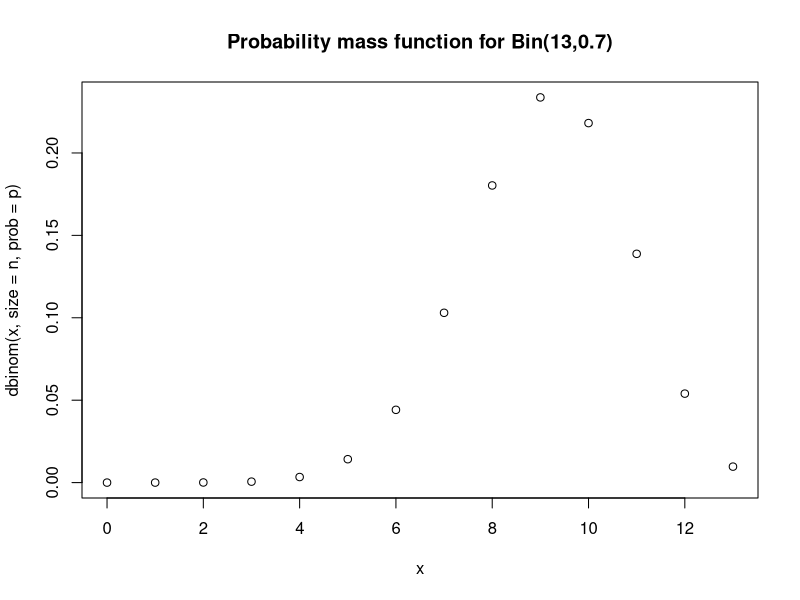
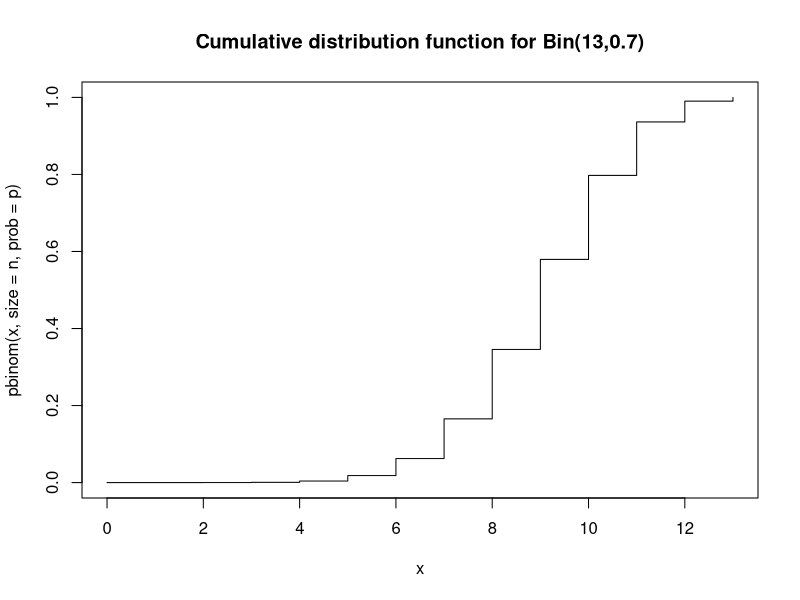
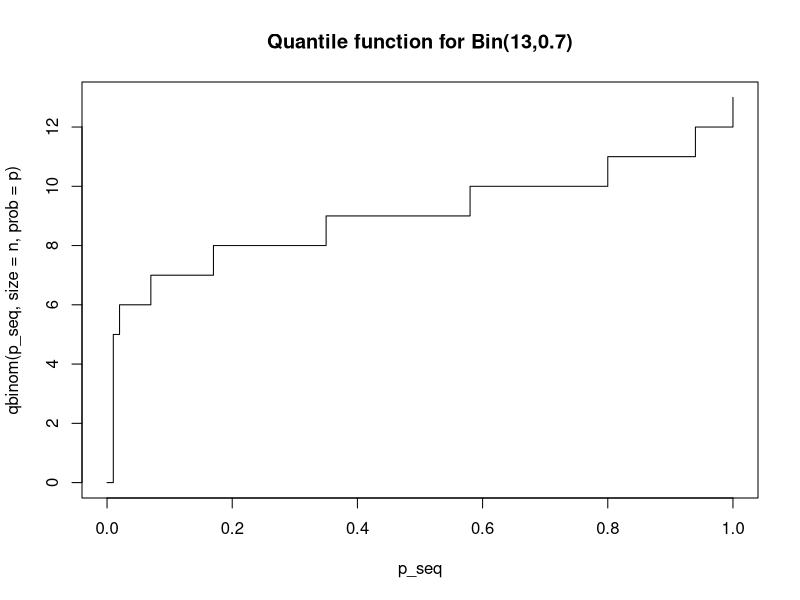
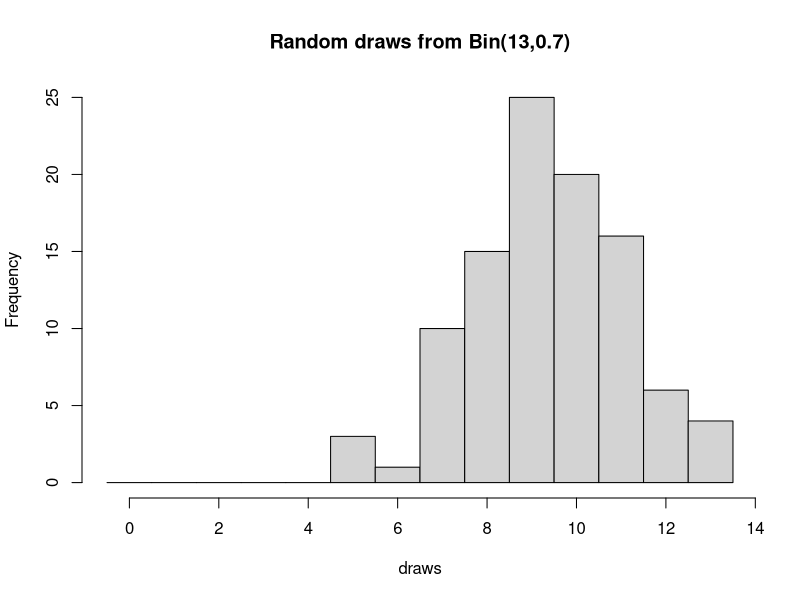
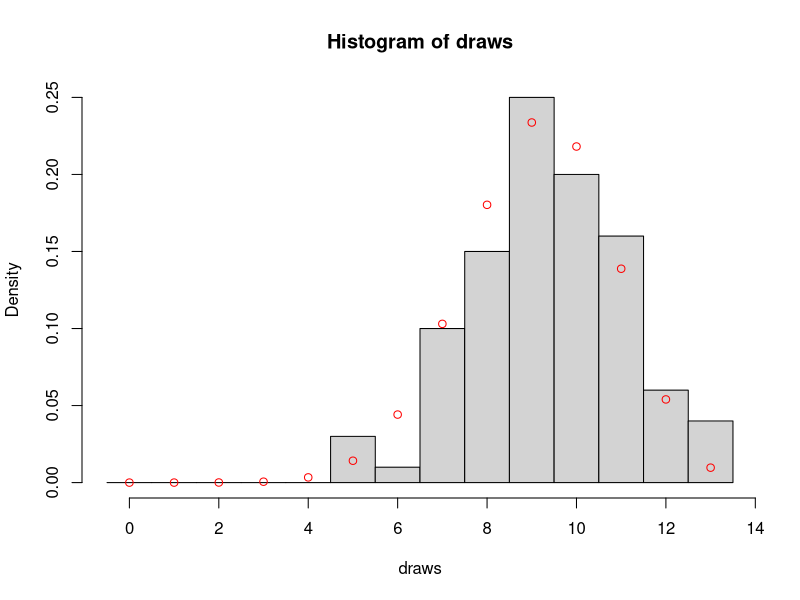
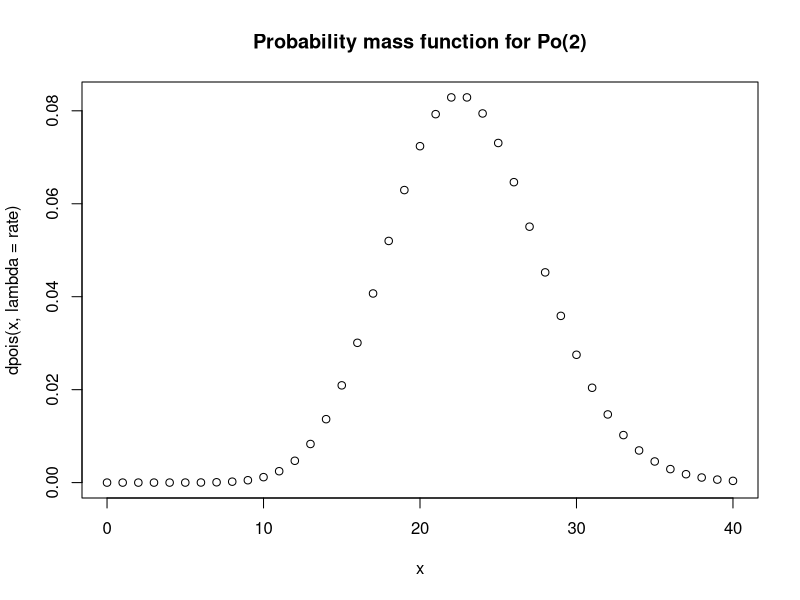
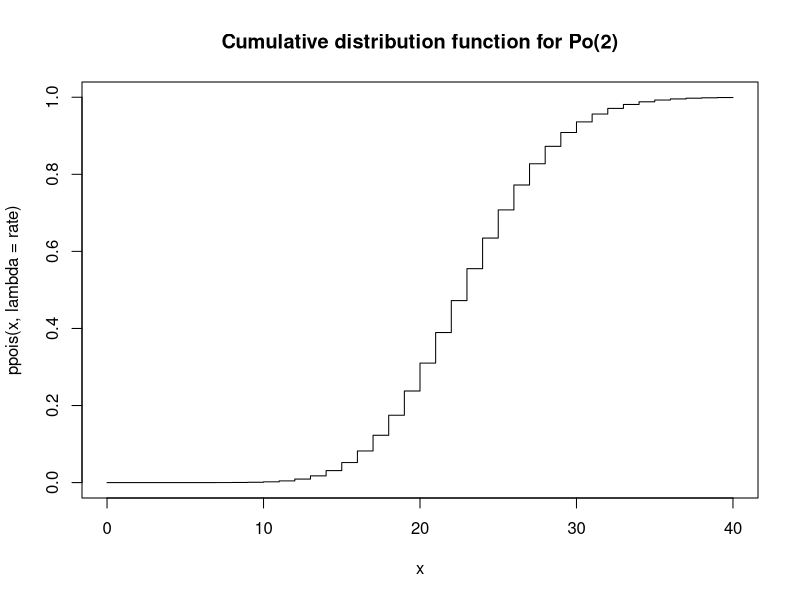
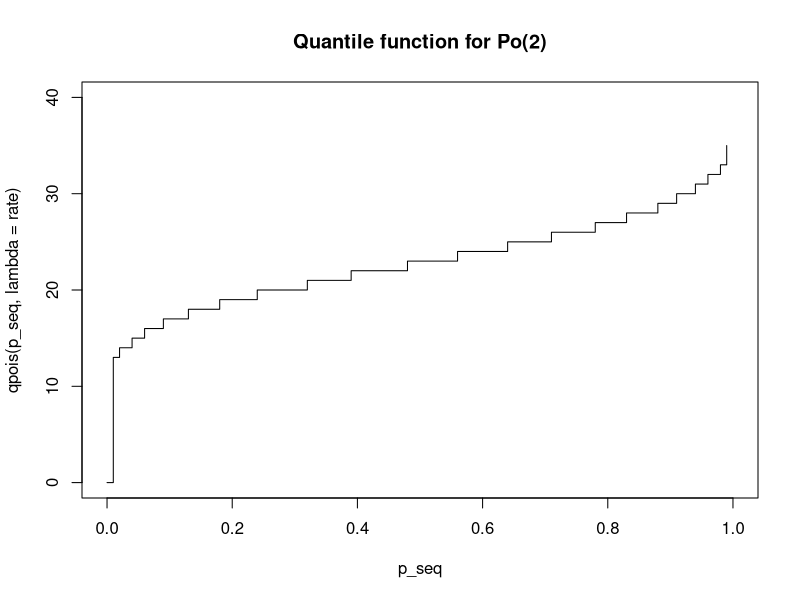

These figures' R source, in order: (Note: this script raises an error after producing the figures.)
## ------------------------------------------------------------------------
n <- 13
p <- 0.7
x <- 0:n

plot(x, dbinom(x, size = n, prob = p), main = "Probability mass function for Bin(13,0.7)")

## ------------------------------------------------------------------------
plot(x, pbinom(x, size = n, prob = p), type="s", main = "Cumulative distribution function for Bin(13,0.7)")

## ------------------------------------------------------------------------
p_seq <- seq(from = 0, to = 1, length = 101)
plot(p_seq, qbinom(p_seq, size = n, prob = p), type="s", main = "Quantile function for Bin(13,0.7)")

## ------------------------------------------------------------------------
draws <- rbinom(100, size = n, prob = p) # draw 100
brks  <- (0:(n+1)) - 0.5
hist(draws, breaks = brks, main = "Random draws from Bin(13,0.7)") 

## ------------------------------------------------------------------------
hist(draws, breaks = brks, probability = TRUE)
points(x, dbinom(x, size = n, prob = p), col="red")

## ------------------------------------------------------------------------
rate <- 23
x <- 0:40 # with no upper limit we need to decide on an upper limit

plot(x, dpois(x, lambda = rate), main = "Probability mass function for Po(2)") 

## ------------------------------------------------------------------------
plot(x, ppois(x, lambda = rate), type="s", main = "Cumulative distribution function for Po(2)")

## ------------------------------------------------------------------------
plot(p_seq, qpois(p_seq, lambda = rate), type="s", ylim=c(0,40), main = "Quantile function for Po(2)") # Change the y limits for comparison purposes

## ------------------------------------------------------------------------
draws <- rpois(999, lambda = rate)

hist(draws, breaks = (0:(max(draws)+1)) - 0.5, probability = TRUE, main = "Random draws from Po(s)")
points(x, dpois(x, lambda = rate), col="red")

## ------------------------------------------------------------------------
a <- 13
b <- 65

# The curve function expects you to give a function of `x` and then it 
# (internally) creates a sequence of values from `from` and to `to` and creates
# plots similar to what we had before, but using a line rather than points.
curve(dunif(x, min = a, max = b), from = -1, to = 2,
      xlab='y', ylab='f(y)', main='Probability density function for Unif(0,1)')

## ------------------------------------------------------------------------
curve(punif(x, min = a, max = b), from = -1, to = 2,
      xlab='y', ylab='F(y)', main='Cumulative distribution function for Unif(0,1)')

## ------------------------------------------------------------------------
curve(qunif(x, min = a, max = b), from = 0, to = 1,
      xlab='p', ylab='F^{-1}(p)', main='Quantile function for Unif(0,1)')
## ------------------------------------------------------------------------
random_uniforms <- runif(999, min = a, max = b)
hist(random_uniforms, probability = TRUE, main = "Random draws from Unif(13,65)")
curve(dunif(x, min = a, max = b), add = TRUE, col="red")

## ------------------------------------------------------------------------
mu    <- -4
sigma <- sqrt.3 # standard deviation

curve(dnorm(x, mean = mu, sd = sigma), # notice the 3rd argument is the sd
      from = -4, to = 4,
      main = "PDF for a standard normal")

## ------------------------------------------------------------------------
curve(pnorm(x, mean = mu, sd = sigma), 
      from = -4, to = 4,
      main = "CDF for a standard normal",
      ylab = "F(x)")

## ------------------------------------------------------------------------
curve(qnorm(x, mean = mu, sd = sigma),
      from = 0, to = 1, 
      main = "Quantile function for a standard normal")

## ------------------------------------------------------------------------
draws <- rnorm(100, mean = mu, sd = sigma)
hist(draws, probability = TRUE)
curve(dnorm(x, mean = mu, sd = sigma), add = TRUE, col = "red")


die = c(1,2,2,3,3,4)
rolls = expand.grid(die1 = die, die2 = die, die3 = die)
print(rolls)
sum = rowSums(rolls); tsum = table(sum)
print(sum)
print(sum)
dragonwood3 = data.frame(x = round(as.numeric(names(tsum)),0))
pmf = round(as.numeric(table(sum)/length(sum)),3)
print(pmf)                         
die = c(1,2,2,3,3,4)
rolls = expand.grid(die1 = die, die2 = die, die3 = die)
sum = rowSums(rolls); tsum = table(sum)
dragonwood3 = data.frame(x = round(as.numeric(names(tsum)),0),
                         pmf = round(as.numeric(table(sum)/length(sum)),3)) %>%
  mutate(cdf = cumsum(pmf))
t(dragonwood3)
die = c(1,2,2,3,3,4)
rolls = expand.grid(die1 = die, die2 = die, die3 = die)
sum = rowSums(rolls); tsum = table(sum)
dragonwood3 = data.frame(x = round(as.numeric(names(tsum)),0),
                         pmf = round(as.numeric(table(sum)/length(sum)),3))
  mutate(cdf = cumsum(pmf))
t(dragonwood3)
die = c(1,2,2,3,3,4)
rolls = expand.grid(die1 = die, die2 = die, die3 = die)
sum = rowSums(rolls); tsum = table(sum)
dragonwood3 = data.frame(x = round(as.numeric(names(tsum)),0),
                         pmf = round(as.numeric(table(sum)/length(sum)),3))
  mutate(cdf = cumsum(pmf))
t(dragonwood3)
print(sum)
print(tsum)
print(table(sum))
print(dragonwood3)
print(pmf)
?pmf
??pmf
print(round(as.numeric(table(sum)/length(sum)),3))
print(table(sum)/length(sum))
Print(as.numeric(table(sum)/length(sum)),3)
print(as.numeric(table(sum)/length(sum)),3)
sum
a = 30
b = 50
a-b
c = 50
d = 70
c+d
print(c+d)
f = 2
g = 89
f+g
a=50
b=58
a+b

